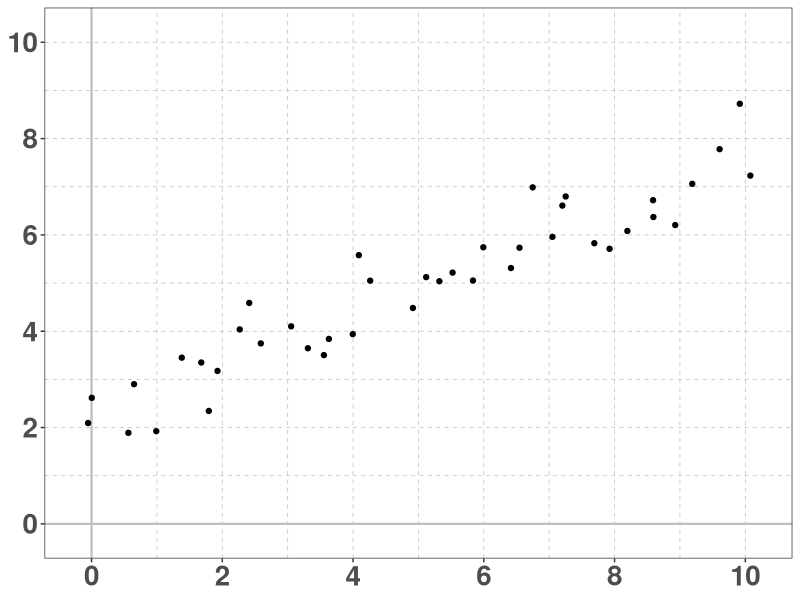
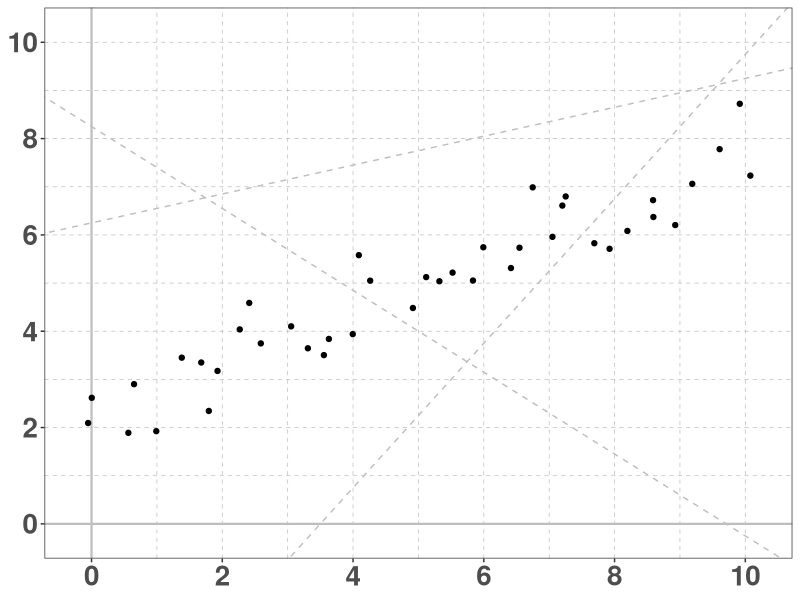
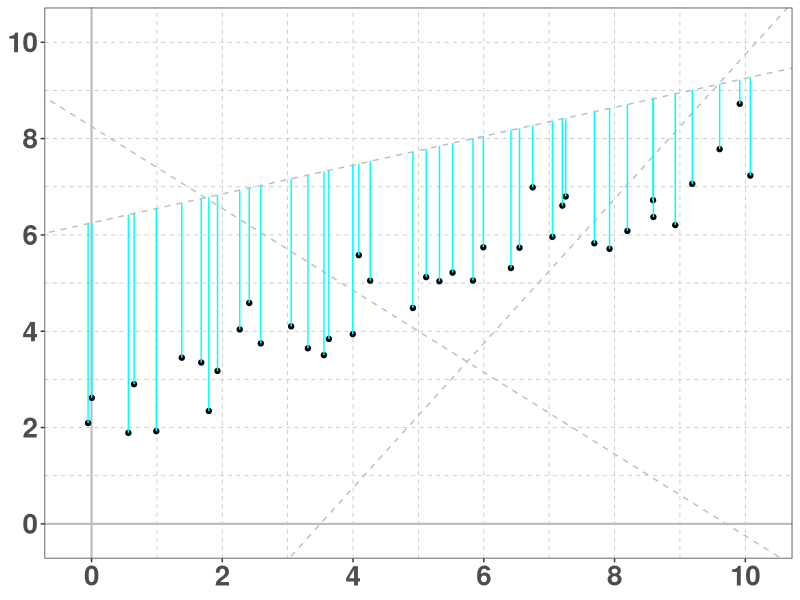
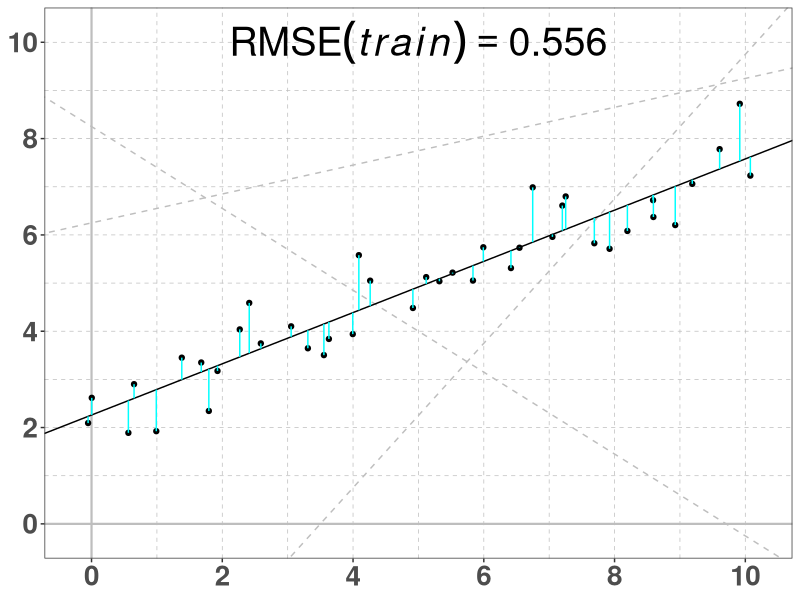
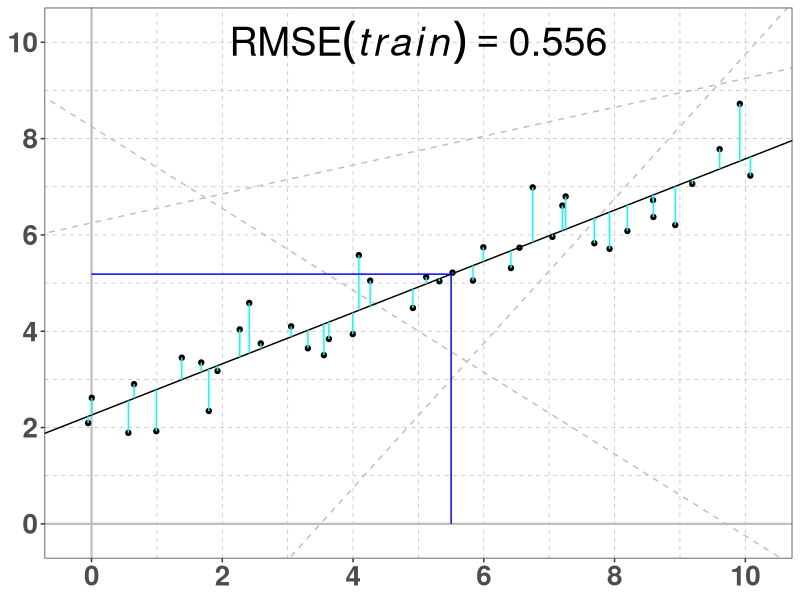
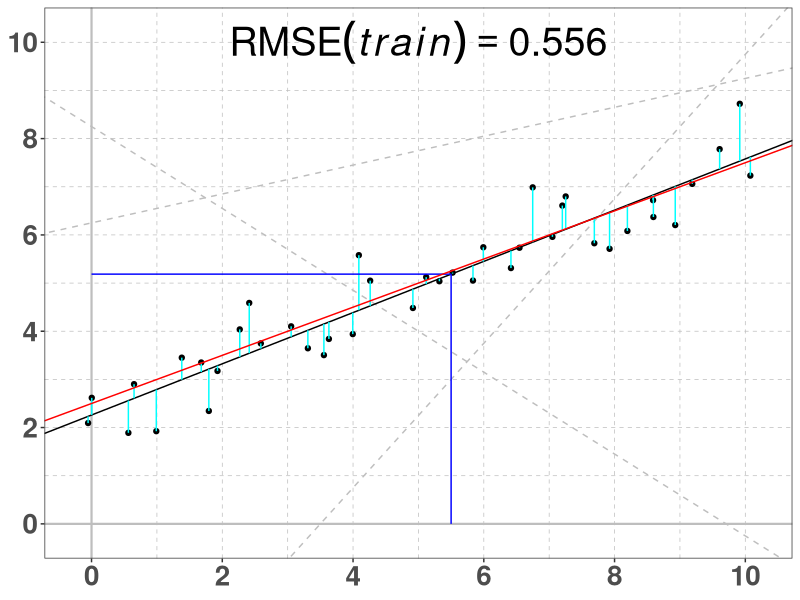
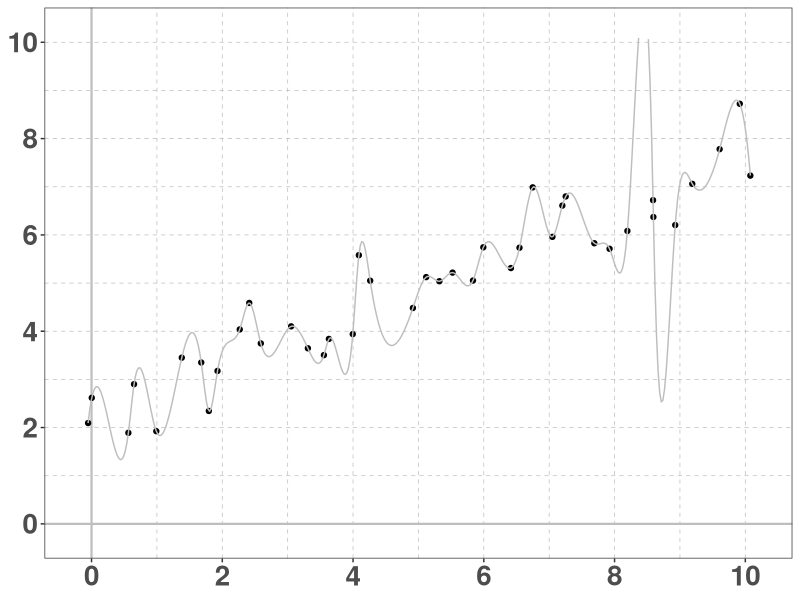
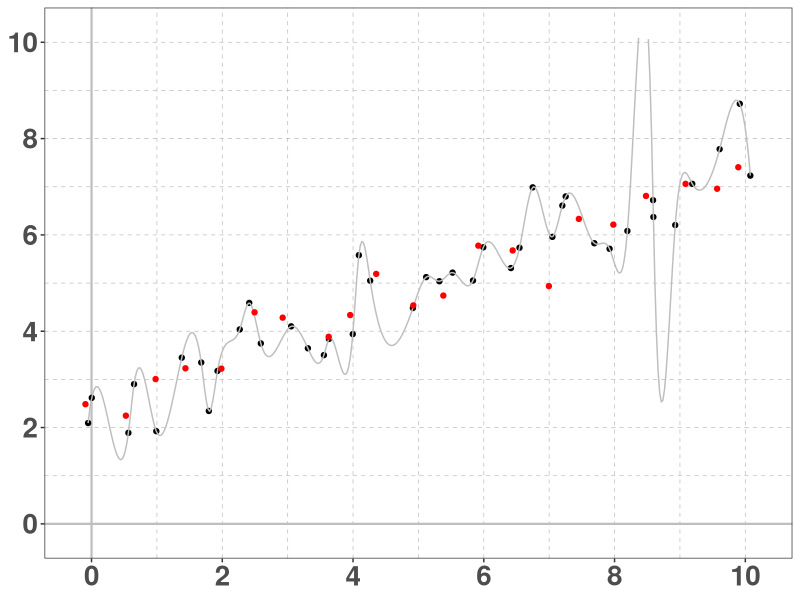

The R source for these figures, in order: (Note: this script raises an error after producing the figures.)

myRLib <- "/Users/woodenbeauty/Work/gittmp/paradisepilot/statistics/projects/miniCRAN/run_installpackages/output.BACKUP.2017-08-05.01/library/3.4.1/library"
.libPaths(c(myRLib,.libPaths()));

library(ggplot2);
library(glmnet);
set.seed(7654321);
#set.seed(1234567);
#set.seed(12345);

### ~~~~~~~~~~ ###
b0 <- 2.5; b1 <- 0.5;
x <- seq(0,10,0.25);
x <- x + rnorm(length(x),0,0.1);
y <- b0 + b1 * x + rnorm(length(x),0,0.5);

DF.data <- data.frame(
    x     = x,
    y     = y,
    split = sample(x=c('training','validation'),prob=c(0.6,0.4),size=length(x),replace=TRUE)
    );

DF.train <- DF.data[DF.data[,"split"]=="training",];
DF.valid <- DF.data[DF.data[,"split"]=="validation",];

palette.Train.Validation <- c("black","red");
names(palette.Train.Validation) <- c("training","validation");

### ~~~~~~~~~~ ###
textsize.title = 40;
textsize.axis  = 20;

### ~~~~~~~~~~ ###
my.ggplot <- ggplot(data = NULL) + theme_bw();
my.ggplot <- my.ggplot + theme(
    title            = element_text(size = textsize.title, face = "bold"),
    axis.title.x     = element_blank(),
    axis.title.y     = element_blank(),
    axis.text.x      = element_text(size = textsize.axis,  face = "bold"),
    axis.text.y      = element_text(size = textsize.axis,  face = "bold"),
    panel.grid.major = element_line(colour="gray", linetype=2, size=0.25),
    panel.grid.minor = element_line(colour="gray", linetype=2, size=0.25)
    );

my.ggplot <- my.ggplot + geom_hline(yintercept = 0,colour="gray",size=0.75);
my.ggplot <- my.ggplot + geom_vline(xintercept = 0,colour="gray",size=0.75);
my.ggplot <- my.ggplot + scale_x_continuous(limits=c(-0.2,10.2),breaks=seq(0,10,2));
my.ggplot <- my.ggplot + scale_y_continuous(limits=c(-0.2,10.2),breaks=seq(0,10,2));

my.ggplot <- my.ggplot + geom_point(
    data    = DF.data,
    mapping = aes(x = x,y = y)
    );

ggsave(
    file   = 'xy.png',
    plot   = my.ggplot,
    dpi    = 300,
    height = 6,
    width  = 6,
    units  = 'in'
    );

### ~~~~~~~~~~ ###
my.ggplot <- my.ggplot + geom_abline(
    intercept  =  8.25,
    slope      = -0.85,
    colour     = "gray",
    linetype   = 2,
    size       = 0.5
    );

my.ggplot <- my.ggplot + geom_abline(
    intercept  = -5.25,
    slope      =  1.5,
    colour     = "gray",
    linetype   = 2,
    size       = 0.5
    );

my.ggplot <- my.ggplot + geom_abline(
    intercept  = 6.25,
    slope      = 0.30,
    colour     = "gray",
    linetype   = 2,
    size       = 0.5
    );

ggsave(
    file   = 'xy-randomLines.png',
    plot   = my.ggplot,
    dpi    = 300,
    height = 6,
    width  = 6,
    units  = 'in'
    );

### ~~~~~~~~~~ ###
DF.verticalSegments <- data.frame(
    x0 = x,
    y0 = 6.25 + 0.30 * x,
    x1 = x,
    y1 = y
    );

my.ggplot <- my.ggplot + geom_segment(
    mapping    = aes(x=x0,y=y0,xend=x1,yend=y1),
    data       = DF.verticalSegments,
    colour     = "cyan",
    linetype   = 1,
    size       = 0.5
    );

ggsave(
    file   = 'xy-verticalDifferences.png',
    plot   = my.ggplot,
    dpi    = 300,
    height = 6,
    width  = 6,
    units  = 'in'
    );

### ~~~~~~~~~~ ###
my.ggplot <- ggplot(data = NULL) + theme_bw();
my.ggplot <- my.ggplot + theme(
    title            = element_text(size = textsize.title, face = "bold"),
    axis.title.x     = element_blank(),
    axis.title.y     = element_blank(),
    axis.text.x      = element_text(size = textsize.axis,  face = "bold"),
    axis.text.y      = element_text(size = textsize.axis,  face = "bold"),
    panel.grid.major = element_line(colour="gray", linetype=2, size=0.25),
    panel.grid.minor = element_line(colour="gray", linetype=2, size=0.25)
    );

my.ggplot <- my.ggplot + geom_hline(yintercept = 0,colour="gray",size=0.75);
my.ggplot <- my.ggplot + geom_vline(xintercept = 0,colour="gray",size=0.75);
my.ggplot <- my.ggplot + scale_x_continuous(limits=c(-0.2,10.2),breaks=seq(0,10,2));
my.ggplot <- my.ggplot + scale_y_continuous(limits=c(-0.2,10.2),breaks=seq(0,10,2));

my.ggplot <- my.ggplot + geom_point(
    data    = DF.data,
    mapping = aes(x = x,y = y)
    );

my.ggplot <- my.ggplot + geom_abline(
    intercept  =  8.25,
    slope      = -0.85,
    colour     = "gray",
    linetype   = 2,
    size       = 0.5
    );

my.ggplot <- my.ggplot + geom_abline(
    intercept  = -5.25,
    slope      =  1.5,
    colour     = "gray",
    linetype   = 2,
    size       = 0.5
    );

my.ggplot <- my.ggplot + geom_abline(
    intercept  = 6.25,
    slope      = 0.30,
    colour     = "gray",
    linetype   = 2,
    size       = 0.5
    );

results.lm <- lm(formula = y ~ x, data = DF.data);
betaHat <- coefficients(results.lm);

my.ggplot <- my.ggplot + geom_abline(
    intercept  = betaHat["(Intercept)"],
    slope      = betaHat["x"],
    colour     = "black",
    linetype   = 1,
    size       = 0.5
    );

DF.verticalSegments <- data.frame(
    x0 = x,
    y0 = betaHat["(Intercept)"] + betaHat["x"] * x,
    x1 = x,
    y1 = y
    );

my.ggplot <- my.ggplot + geom_segment(
    mapping    = aes(x=x0,y=y0,xend=x1,yend=y1),
    data       = DF.verticalSegments,
    colour     = "cyan",
    linetype   = 1,
    size       = 0.5
    );

myRMSE           <- sqrt(mean((DF.verticalSegments[["y1"]] - DF.verticalSegments[["y0"]])^2));
myRMSE.formatted <- format(myRMSE,digits=3,nsmall=3);
myRMSE.label     <- paste0("RMSE(italic(train)) == ",myRMSE.formatted);
my.ggplot <- my.ggplot + annotate(
    geom  = "text",
    x     =  5.0,
    y     = 10.0,
    label = myRMSE.label,
    parse = TRUE,
    size  = 10
    );

ggsave(
    file   = 'xy-leastSquares.png',
    plot   = my.ggplot,
    dpi    = 300,
    height = 6,
    width  = 6,
    units  = 'in'
    );

### ~~~~~~~~~~ ###
DF.verticalSegments <- data.frame(
    x0 = c(5.5,5.5),
    y0 = (betaHat["(Intercept)"] + betaHat["x"] * 5.5) * c(1,1),
    x1 = c(5.5,0),
    y1 = (betaHat["(Intercept)"] + betaHat["x"] * 5.5) * c(0,1)
    );

my.ggplot <- my.ggplot + geom_segment(
    mapping    = aes(x=x0,y=y0,xend=x1,yend=y1),
    data       = DF.verticalSegments,
    colour     = "blue",
    linetype   = 1,
    size       = 0.5
    );

ggsave(
    file   = 'xy-prediction.png',
    plot   = my.ggplot,
    dpi    = 300,
    height = 6,
    width  = 6,
    units  = 'in'
    );

### ~~~~~~~~~~ ###
my.ggplot <- my.ggplot + geom_abline(
    intercept  = b0,
    slope      = b1,
    colour     = "red",
    linetype   = 1,
    size       = 0.5
    );

ggsave(
    file   = 'xy-trueValues.png',
    plot   = my.ggplot,
    dpi    = 300,
    height = 6,
    width  = 6,
    units  = 'in'
    );

### ~~~~~~~~~~ ###
my.ggplot <- ggplot(data = NULL) + theme_bw();
my.ggplot <- my.ggplot + theme(
    title            = element_text(size = textsize.title, face = "bold"),
    axis.title.x     = element_blank(),
    axis.title.y     = element_blank(),
    axis.text.x      = element_text(size = textsize.axis,  face = "bold"),
    axis.text.y      = element_text(size = textsize.axis,  face = "bold"),
    panel.grid.major = element_line(colour="gray", linetype=2, size=0.25),
    panel.grid.minor = element_line(colour="gray", linetype=2, size=0.25)
    );

my.ggplot <- my.ggplot + geom_hline(yintercept = 0,colour="gray",size=0.75);
my.ggplot <- my.ggplot + geom_vline(xintercept = 0,colour="gray",size=0.75);
my.ggplot <- my.ggplot + scale_x_continuous(limits=c(-0.2,10.2),breaks=seq(0,10,2));
my.ggplot <- my.ggplot + scale_y_continuous(limits=c(-0.2,10.2),breaks=seq(0,10,2));

my.ggplot <- my.ggplot + geom_point(
    data    = DF.data,
    mapping = aes(x = x,y = y)
    );

my.ggplot <- my.ggplot + geom_line(
    data     = data.frame(spline(DF.data,n=nrow(DF.data)*10)),
    mapping  = aes(x = x,y = y),
    #se       = FALSE,
    colour   = "gray",
    linetype = 1,
    size     = 0.5
    );

ggsave(
    file   = 'xy-overfitting.png',
    plot   = my.ggplot,
    dpi    = 300,
    height = 6,
    width  = 6,
    units  = 'in'
    );

### ~~~~~~~~~~ ###
newX <- seq(0,10,0.5);
newX <- newX + rnorm(length(newX),0,0.1);
newY <- b0 + b1 * newX + rnorm(length(newX),0,0.5);

DF.newdata <- data.frame(x = newX,y = newY);
my.ggplot <- my.ggplot + geom_point(
    data    = DF.newdata,
    mapping = aes(x = x,y = y),
    colour  = "red"
    );

ggsave(
    file   = 'xy-newdata.png',
    plot   = my.ggplot,
    dpi    = 300,
    height = 6,
    width  = 6,
    units  = 'in'
    );

### ~~~~~~~~~~ ###
yHat <- spline(DF.data,xout=newX);
DF.verticalSegments <- data.frame(
    x0 = newX,
    y0 = yHat[["y"]],
    x1 = newX,
    y1 = newY
    );

myRMSE <- sqrt(mean((newY - yHat[["y"]])^2));
my.ggplot <- my.ggplot + geom_segment(
    mapping    = aes(x=x0,y=y0,xend=x1,yend=y1),
    data       = DF.verticalSegments,
    colour     = "cyan",
    linetype   = 1,
    size       = 0.5
    );

myRMSE           <- sqrt(mean((newY - yHat[["y"]])^2));
myRMSE.formatted <- format(myRMSE,digits=3,nsmall=3);
myRMSE.label     <- paste0("RMSE(italic(new)) == ",myRMSE.formatted);
my.ggplot <- my.ggplot + annotate(
    geom  = "text",
    x     = 5.0,
    y     = 0.6,
    label = myRMSE.label,
    parse = TRUE,
    size  = 10
    );

ggsave(
    file   = 'xy-newdata-with-errors.png',
    plot   = my.ggplot,
    dpi    = 300,
    height = 6,
    width  = 6,
    units  = 'in'
    );

### ~~~~~~~~~~ ###
my.ggplot <- ggplot(data = NULL) + theme_bw();
my.ggplot <- my.ggplot + theme(
    title             = element_text(size = textsize.title, face = "bold"),
    axis.title.x      = element_blank(),
    axis.title.y      = element_blank(),
    axis.text.x       = element_text(size = textsize.axis,  face = "bold"),
    axis.text.y       = element_text(size = textsize.axis,  face = "bold"),
    panel.grid.major  = element_line(colour="gray", linetype=2, size=0.25),
    panel.grid.minor  = element_line(colour="gray", linetype=2, size=0.25),
    legend.position   = c(0.5,0.12),
    legend.title      = element_blank(),
    legend.direction  = "horizontal",
    legend.key.size   = unit(1,"cm"),
    legend.key        = element_rect(fill=alpha('white',0)),
    legend.text       = element_text(size=30,face = "bold"),
    legend.background = element_rect(fill=alpha('white',0))
    );

my.ggplot <- my.ggplot + geom_hline(yintercept = 0,colour="gray",size=0.75);
my.ggplot <- my.ggplot + geom_vline(xintercept = 0,colour="gray",size=0.75);
my.ggplot <- my.ggplot + scale_x_continuous(limits=c(-0.2,10.2),breaks=seq(0,10,2));
my.ggplot <- my.ggplot + scale_y_continuous(limits=c(-0.2,10.2),breaks=seq(0,10,2));

my.ggplot <- my.ggplot + geom_point(
    data    = DF.data,
    mapping = aes(x = x, y = y, color = split),
    size    = 2
    );
my.ggplot <- my.ggplot + scale_colour_manual(values = palette.Train.Validation);

ggsave(
    file   = 'xy-split-training-validation.png',
    plot   = my.ggplot,
    dpi    = 300,
    height = 6,
    width  = 6,
    units  = 'in'
    );

### ~~~~~~~~~~ ###
results.lm <- lm(formula = y ~ x, data = DF.data[DF.data[,"split"]=="training",]);
betaHat <- coefficients(results.lm);

my.ggplot <- my.ggplot + geom_abline(
    intercept  = betaHat["(Intercept)"],
    slope      = betaHat["x"],
    colour     = "black",
    linetype   = 1,
    size       = 0.5
    );

train.X    <- DF.data[DF.data[,"split"]=="training","x"];
train.Y    <- DF.data[DF.data[,"split"]=="training","y"];
train.YHat <- betaHat["(Intercept)"] + betaHat["x"] * train.X;
RMSE.train           <- sqrt(mean((train.Y - train.YHat)^2));
RMSE.train.formatted <- format(RMSE.train,digits=3,nsmall=3);
RMSE.train.label     <- paste0("RMSE(italic(train)) == ",RMSE.train.formatted);
my.ggplot <- my.ggplot + annotate(
    geom  = "text",
    x     = 0.2,
    y     = 10.0,
    label = RMSE.train.label,
    parse = TRUE,
    size  = 8,
    hjust = 0
    );

valid.X    <- DF.data[DF.data[,"split"]=="validation","x"];
valid.Y    <- DF.data[DF.data[,"split"]=="validation","y"];
valid.YHat <- betaHat["(Intercept)"] + betaHat["x"] * valid.X;
RMSE.valid           <- sqrt(mean((valid.Y - valid.YHat)^2));
RMSE.valid.formatted <- format(RMSE.valid,digits=3,nsmall=3);
RMSE.valid.label     <- paste0("RMSE(italic(valid)) == ",RMSE.valid.formatted);
my.ggplot <- my.ggplot + annotate(
    geom  = "text",
    x     = 0.2,
    y     = 9.0,
    label = RMSE.valid.label,
    parse = TRUE,
    size  = 8,
    hjust = 0
    );

ggsave(
    file   = 'xy-fit-training.png',
    plot   = my.ggplot,
    dpi    = 300,
    height = 6,
    width  = 6,
    units  = 'in'
    );

### ~~~~~~~~~~ ###
my.ggplot <- ggplot(data = NULL) + theme_bw();
my.ggplot <- my.ggplot + theme(
    title             = element_text(size = textsize.title, face = "bold"),
    axis.title.x      = element_blank(),
    axis.title.y      = element_blank(),
    axis.text.x       = element_text(size = textsize.axis,  face = "bold"),
    axis.text.y       = element_text(size = textsize.axis,  face = "bold"),
    panel.grid.major  = element_line(colour="gray", linetype=2, size=0.25),
    panel.grid.minor  = element_line(colour="gray", linetype=2, size=0.25),
    legend.position   = c(0.5,0.12),
    legend.title      = element_blank(),
    legend.direction  = "horizontal",
    legend.key.size   = unit(1,"cm"),
    legend.key        = element_rect(fill=alpha('white',0)),
    legend.text       = element_text(size=30,face = "bold"),
    legend.background = element_rect(fill=alpha('white',0))
    );

my.ggplot <- my.ggplot + geom_hline(yintercept = 0,colour="gray",size=0.75);
my.ggplot <- my.ggplot + geom_vline(xintercept = 0,colour="gray",size=0.75);
my.ggplot <- my.ggplot + scale_x_continuous(limits=c(-0.2,10.2),breaks=seq(0,10,2));
my.ggplot <- my.ggplot + scale_y_continuous(limits=c(-0.2,10.2),breaks=seq(0,10,2));

my.ggplot <- my.ggplot + geom_point(
    data    = DF.data,
    mapping = aes(x = x, y = y, color = split),
    size    = 2
    );
my.ggplot <- my.ggplot + scale_colour_manual(values = palette.Train.Validation);

my.ggplot <- my.ggplot + geom_line(
    data     = data.frame(spline(DF.train,n=nrow(DF.train)*10)),
    mapping  = aes(x = x,y = y),
    #se       = FALSE,
    colour   = "black",
    linetype = 1,
    size     = 0.5
    );

yHat <- spline(DF.train,xout=DF.valid[,"x"]);
DF.verticalSegments <- data.frame(
    x0 = DF.valid[,"x"],
    y0 = yHat[["y"]],
    x1 = DF.valid[,"x"],
    y1 = DF.valid[,"y"]
    );

my.ggplot <- my.ggplot + geom_segment(
    mapping    = aes(x=x0,y=y0,xend=x1,yend=y1),
    data       = DF.verticalSegments,
    colour     = "cyan",
    linetype   = 1,
    size       = 0.5
    );

my.ggplot <- my.ggplot + annotate(
    geom  = "text",
    x     =  0.2,
    y     = 10.0,
    label = paste0("RMSE(italic(train)) == 0"),
    parse = TRUE,
    size  = 8,
    hjust = 0
    );

myRMSE <- sqrt(mean((DF.valid[,"y"] - yHat[["y"]])^2));
myRMSE.formatted <- format(myRMSE,digits=3,nsmall=3);
myRMSE.label     <- paste0("RMSE(italic(valid)) == ",myRMSE.formatted);
my.ggplot <- my.ggplot + annotate(
    geom  = "text",
    x     = 0.2,
    y     = 9.0,
    label = myRMSE.label,
    parse = TRUE,
    size  = 8,
    hjust = 0
    );

ggsave(
    file   = 'xy-poly-training.png',
    plot   = my.ggplot,
    dpi    = 300,
    height = 6,
    width  = 6,
    units  = 'in'
    );

### ~~~~~~~~~~ ###
myPlot.LASSO <- function(DF.train, DF.valid, lambda, FILE.output) {

    my.ggplot <- ggplot(data = NULL) + theme_bw();
    my.ggplot <- my.ggplot + theme(
        title             = element_text(size = textsize.title, face = "bold"),
        axis.title.x      = element_blank(),
        axis.title.y      = element_blank(),
        axis.text.x       = element_text(size = textsize.axis,  face = "bold"),
        axis.text.y       = element_text(size = textsize.axis,  face = "bold"),
        panel.grid.major  = element_line(colour="gray", linetype=2, size=0.25),
        panel.grid.minor  = element_line(colour="gray", linetype=2, size=0.25),
        legend.position   = c(0.5,0.12),
        legend.title      = element_blank(),
        legend.direction  = "horizontal",
        legend.key.size   = unit(1,"cm"),
        legend.key        = element_rect(fill=alpha('white',0)),
        legend.text       = element_text(size=30,face = "bold"),
        legend.background = element_rect(fill=alpha('white',0))
        );
    
    my.ggplot <- my.ggplot + geom_hline(yintercept = 0,colour="gray",size=0.75);
    my.ggplot <- my.ggplot + geom_vline(xintercept = 0,colour="gray",size=0.75);
    my.ggplot <- my.ggplot + scale_x_continuous(limits=c(-0.2,10.2),breaks=seq(0,10,2));
    my.ggplot <- my.ggplot + scale_y_continuous(limits=c(-0.2,10.2),breaks=seq(0,10,2));
    
    my.ggplot <- my.ggplot + geom_point(
        data    = DF.data,
        mapping = aes(x = x, y = y, color = split),
        size    = 2
        );
    my.ggplot <- my.ggplot + scale_colour_manual(values = palette.Train.Validation);
    
    Xmatrix <- as.matrix(data.frame(
        x1  = DF.train[,"x"],
        x2  = DF.train[,"x"]^2,
        x3  = DF.train[,"x"]^3,
        x4  = DF.train[,"x"]^4,
        x5  = DF.train[,"x"]^5,
        x6  = DF.train[,"x"]^6,
        x7  = DF.train[,"x"]^7,
        x8  = DF.train[,"x"]^8,
        x9  = DF.train[,"x"]^9,
        x10 = DF.train[,"x"]^10,
        x11 = DF.train[,"x"]^11,
        x12 = DF.train[,"x"]^12,
        x13 = DF.train[,"x"]^13,
        x14 = DF.train[,"x"]^14,
        x15 = DF.train[,"x"]^15,
        x16 = DF.train[,"x"]^16,
        x17 = DF.train[,"x"]^17,
        x18 = DF.train[,"x"]^18
        #x19 = DF.train[,"x"]^19,
        #x20 = DF.train[,"x"]^20,
        #x21 = DF.train[,"x"]^21,
        #x22 = DF.train[,"x"]^22,
        #x23 = DF.train[,"x"]^23,
        #x24 = DF.train[,"x"]^24,
        #x25 = DF.train[,"x"]^25
        ));
    fit.glmnet <- glmnet(
        x           = Xmatrix,
        y           = DF.train[,"y"],
        intercept   = TRUE,
        family      = "gaussian",
        standardize = FALSE,
        # alpha     = 0, # Ridge Regression
        alpha       = 1, # LASSO
        lambda      = lambda
        );
    coef.glmnet = coef(
        object = fit.glmnet,
        exact  = TRUE,
        x      = Xmatrix,
        y      = DF.train[,"y"]
        );
    print("coef.glmnet");
    print( coef.glmnet );
    
    DF.train <- cbind(
        DF.train[,setdiff(colnames(DF.train),"prediction")],
        prediction = predict(
            object = fit.glmnet,
            newx   = Xmatrix,
            type   = "response",
            s      = lambda
            )
        );
    colnames(DF.train) <- gsub(
        x           = colnames(DF.train),
        pattern     = "1",
        replacement = "prediction"
        );
    print("DF.train (LASSO):");
    print( DF.train );
    
    DF.spline <- data.frame(spline(DF.train[,c("x","prediction")],n=nrow(DF.train)*10));
    print("str(DF.spline)");
    print( str(DF.spline) );
    
    my.ggplot <- my.ggplot + geom_line(
        data     = DF.spline,
        mapping  = aes(x = x, y = y),
        colour   = "black",
        linetype = 1,
        size     = 0.5
        );
    
    yHat <- spline(DF.train[,c("x","prediction")],xout=DF.valid[,"x"]);
    DF.verticalSegments <- data.frame(
        x0 = DF.valid[,"x"],
        y0 = yHat[["y"]],
        x1 = DF.valid[,"x"],
        y1 = DF.valid[,"y"]
        );
    
    my.ggplot <- my.ggplot + geom_segment(
        mapping    = aes(x=x0,y=y0,xend=x1,yend=y1),
        data       = DF.verticalSegments,
        colour     = "cyan",
        linetype   = 1,
        size       = 0.5
        );
    
    RMSE.train <- sqrt(mean((DF.train[,"y"] - DF.train[,"prediction"])^2));
    RMSE.valid <- sqrt(mean((DF.valid[,"y"] - yHat[["y"]])^2));
    
    RMSE.train.formatted <- format(RMSE.train,digits=3,nsmall=3);
    RMSE.valid.formatted <- format(RMSE.valid,digits=3,nsmall=3);
    RMSE.train.label <- paste0("RMSE(italic(train)) == ",RMSE.train.formatted);
    RMSE.valid.label <- paste0("RMSE(italic(valid)) == ",RMSE.valid.formatted);
    
    my.ggplot <- my.ggplot + annotate(
        geom  = "text",
        x     = 0.5,
        y     = 9.0,
        label = RMSE.train.label,
        parse = TRUE,
        size  = 8,
        hjust = 0
        );
    
    my.ggplot <- my.ggplot + annotate(
        geom  = "text",
        x     = 0.5,
        y     = 8.0,
        label = RMSE.valid.label,
        parse = TRUE,
        size  = 8,
        hjust = 0
        );
    
    my.ggplot <- my.ggplot + annotate(
        geom  = "text",
        x     = 0.5,
        y     = 10,
        label = paste0("lambda == ",lambda),
        parse = TRUE,
        size  = 8,
        hjust = 0
        );
    
    ggsave(
        file   = FILE.output,
        plot   = my.ggplot,
        dpi    = 300,
        height = 6,
        width  = 6,
        units  = 'in'
        );
    
    }

### ~~~~~~~~~~ ###
myPlot.LASSO(
    DF.train    = DF.train,
    DF.valid    = DF.valid,
    lambda      = 0,
    FILE.output = 'xy-LASSO-fit-lambda-0.png'
    );

myPlot.LASSO(
    DF.train    = DF.train,
    DF.valid    = DF.valid,
    lambda      = 0.001,
    FILE.output = 'xy-LASSO-fit-lambda-0pt001.png'
    );

myPlot.LASSO(
    DF.train    = DF.train,
    DF.valid    = DF.valid,
    lambda      = 0.01,
    FILE.output = 'xy-LASSO-fit-lambda-0pt01.png'
    );

myPlot.LASSO(
    DF.train    = DF.train,
    DF.valid    = DF.valid,
    lambda      = 0.1,
    FILE.output = 'xy-LASSO-fit-lambda-0pt1.png'
    );

myPlot.LASSO(
    DF.train    = DF.train,
    DF.valid    = DF.valid,
    lambda      = 1,
    FILE.output = 'xy-LASSO-fit-lambda-1.png'
    );

myPlot.LASSO(
    lambda      = 10,
    DF.train    = DF.train,
    DF.valid    = DF.valid,
    FILE.output = 'xy-LASSO-fit-lambda-10.png'
    );

myPlot.LASSO(
    lambda      = 100,
    DF.train    = DF.train,
    DF.valid    = DF.valid,
    FILE.output = 'xy-LASSO-fit-lambda-100.png'
    );

myPlot.LASSO(
    lambda      = 200,
    DF.train    = DF.train,
    DF.valid    = DF.valid,
    FILE.output = 'xy-LASSO-fit-lambda-200.png'
    );

myPlot.LASSO(
    lambda      = 300,
    DF.train    = DF.train,
    DF.valid    = DF.valid,
    FILE.output = 'xy-LASSO-fit-lambda-300.png'
    );

myPlot.LASSO(
    lambda      = 400,
    DF.train    = DF.train,
    DF.valid    = DF.valid,
    FILE.output = 'xy-LASSO-fit-lambda-400.png'
    );

myPlot.LASSO(
    lambda      = 450,
    DF.train    = DF.train,
    DF.valid    = DF.valid,
    FILE.output = 'xy-LASSO-fit-lambda-450.png'
    );

myPlot.LASSO(
    lambda      = 500,
    DF.train    = DF.train,
    DF.valid    = DF.valid,
    FILE.output = 'xy-LASSO-fit-lambda-500.png'
    );

myPlot.LASSO(
    lambda      = 550,
    DF.train    = DF.train,
    DF.valid    = DF.valid,
    FILE.output = 'xy-LASSO-fit-lambda-550.png'
    );

myPlot.LASSO(
    lambda      = 600,
    DF.train    = DF.train,
    DF.valid    = DF.valid,
    FILE.output = 'xy-LASSO-fit-lambda-600.png'
    );

myPlot.LASSO(
    lambda      = 650,
    DF.train    = DF.train,
    DF.valid    = DF.valid,
    FILE.output = 'xy-LASSO-fit-lambda-650.png'
    );

myPlot.LASSO(
    lambda      = 700,
    DF.train    = DF.train,
    DF.valid    = DF.valid,
    FILE.output = 'xy-LASSO-fit-lambda-700.png'
    );

myPlot.LASSO(
    lambda      = 750,
    DF.train    = DF.train,
    DF.valid    = DF.valid,
    FILE.output = 'xy-LASSO-fit-lambda-750.png'
    );

myPlot.LASSO(
    lambda      = 850,
    DF.train    = DF.train,
    DF.valid    = DF.valid,
    FILE.output = 'xy-LASSO-fit-lambda-850.png'
    );

myPlot.LASSO(
    lambda      = 1200,
    DF.train    = DF.train,
    DF.valid    = DF.valid,
    FILE.output = 'xy-LASSO-fit-lambda-1200.png'
    );

myPlot.LASSO(
    lambda      = 1500,
    DF.train    = DF.train,
    DF.valid    = DF.valid,
    FILE.output = 'xy-LASSO-fit-lambda-1500.png'
    );

myPlot.LASSO(
    lambda      = 3000,
    DF.train    = DF.train,
    DF.valid    = DF.valid,
    FILE.output = 'xy-LASSO-fit-lambda-3000.png'
    );

### ~~~~~~~~~~ ###
x <- seq(0,10,0.15);
x <- x + rnorm(length(x),0,0.05);
y <- -(8/25)*(x-5)^2 + 8 + rnorm(length(x),0,0.75);

DF.data <- data.frame(
    x     = x,
    y     = y,
    split = sample(x=c('training','validation'),prob=c(0.6,0.4),size=length(x),replace=TRUE)
    );

my.ggplot <- ggplot(data = NULL) + theme_bw();
my.ggplot <- my.ggplot + theme(
    title            = element_text(size = textsize.title, face = "bold"),
    axis.title.x     = element_blank(),
    axis.title.y     = element_blank(),
    axis.text.x      = element_text(size = textsize.axis,  face = "bold"),
    axis.text.y      = element_text(size = textsize.axis,  face = "bold"),
    panel.grid.major = element_line(colour="gray", linetype=2, size=0.25),
    panel.grid.minor = element_line(colour="gray", linetype=2, size=0.25)
    );

my.ggplot <- my.ggplot + geom_hline(yintercept = 0,colour="gray",size=0.75);
my.ggplot <- my.ggplot + geom_vline(xintercept = 0,colour="gray",size=0.75);
my.ggplot <- my.ggplot + scale_x_continuous(limits=c(-0.2,10.2),breaks=seq(0,10,2));
my.ggplot <- my.ggplot + scale_y_continuous(limits=c(-0.2,10.2),breaks=seq(0,10,2));

my.ggplot <- my.ggplot + geom_point(
    data    = DF.data,
    mapping = aes(x = x,y = y),
    size    = 2
    );

ggsave(
    file   = 'xy-quadratic.png',
    plot   = my.ggplot,
    dpi    = 300,
    height = 6,
    width  = 6,
    units  = 'in'
    );

### ~~~~~~~~~~ ###
my.ggplot <- my.ggplot + geom_abline(
    intercept  =  8.25,
    slope      = -0.85,
    colour     = "gray",
    linetype   = 2,
    size       = 0.5
    );

my.ggplot <- my.ggplot + geom_abline(
    intercept  = -5.25,
    slope      =  1.5,
    colour     = "gray",
    linetype   = 2,
    size       = 0.5
    );

my.ggplot <- my.ggplot + geom_abline(
    intercept  = 6.25,
    slope      = 0.30,
    colour     = "gray",
    linetype   = 2,
    size       = 0.5
    );

ggsave(
    file   = 'qxy-straight-lines.png',
    plot   = my.ggplot,
    dpi    = 300,
    height = 6,
    width  = 6,
    units  = 'in'
    );

### ~~~~~~~~~~ ###
my.ggplot <- my.ggplot + stat_smooth(
    data    = DF.data,
    mapping = aes(x = x, y = y),
    method  = "lm",
    formula = y ~ x + I(x^2),
    size    = 1,
    colour  = "blue",
    se      = FALSE
    );

ggsave(
    file   = 'qxy-quadratic-fit.png',
    plot   = my.ggplot,
    dpi    = 300,
    height = 6,
    width  = 6,
    units  = 'in'
    );

### ~~~~~~~~~~ ###
q();
